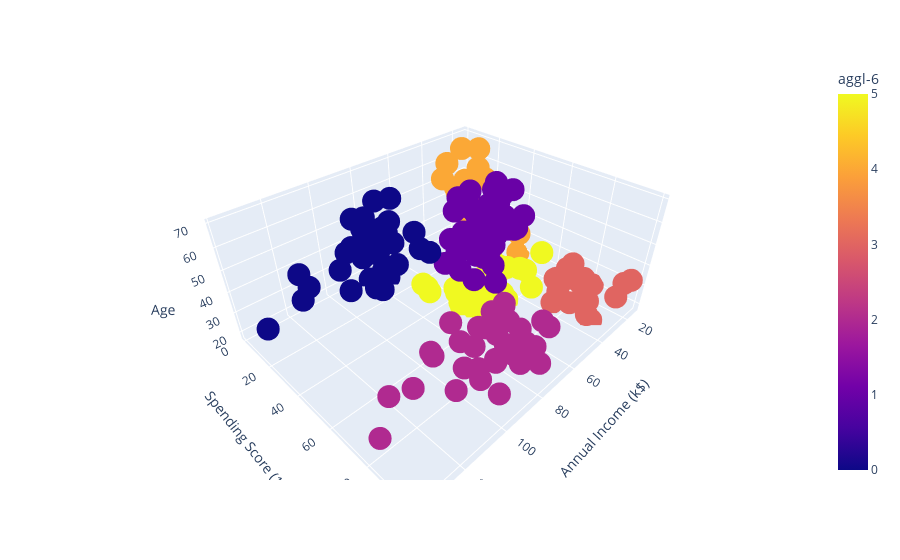

The code cell stored with this chart in its notebook:
### Markdown cell above
We can see that the AgglomerativeClustering gives the best score with 6 cluster.
Let's visualise the data and check each claster

### Code cell
fig = px.scatter_3d(dft,
             x = dft["Annual Income (k$)"],
             y = dft["Spending Score (1-100)"],
             z = dft["Age"],
             color = dft["aggl-6"])
fig.show()

### Figure 1 — Plotly figure (JSON) as saved in the notebook; plotly's stock layout.template omitted (floating-point values rounded to 4 significant figures; data arrays with more than 128 entries replaced by an {"elided": "..."} marker saying what was removed)
{"data": [{"hovertemplate": "Annual Income (k$)=%{x}<br>Spending Score (1-100)=%{y}<br>Age=%{z}<br>aggl-6=%{marker.color}<extra></extra>", "legendgroup": "", "marker": {"color": {"elided": "200 int values"}, "coloraxis": "coloraxis", "symbol": "circle"}, "mode": "markers", "name": "", "scene": "scene", "showlegend": false, "type": "scatter3d", "x": {"elided": "200 int values"}, "y": {"elided": "200 int values"}, "z": {"elided": "200 int values"}}], "layout": {"autosize": true, "coloraxis": {"colorbar": {"title": {"text": "aggl-6"}}, "colorscale": [[0, "#0d0887"], [0.1111, "#46039f"], [0.2222, "#7201a8"], [0.3333, "#9c179e"], [0.4444, "#bd3786"], [0.5556, "#d8576b"], [0.6667, "#ed7953"], [0.7778, "#fb9f3a"], [0.8889, "#fdca26"], [1, "#f0f921"]]}, "legend": {"tracegroupgap": 0}, "margin": {"t": 60}, "scene": {"aspectmode": "auto", "aspectratio": {"x": 1.429, "y": 1.148, "z": 0.6093}, "domain": {"x": [0, 1], "y": [0, 1]}, "xaxis": {"title": {"text": "Annual Income (k$)"}, "type": "linear"}, "yaxis": {"title": {"text": "Spending Score (1-100)"}, "type": "linear"}, "zaxis": {"title": {"text": "Age"}, "type": "linear"}}}}
